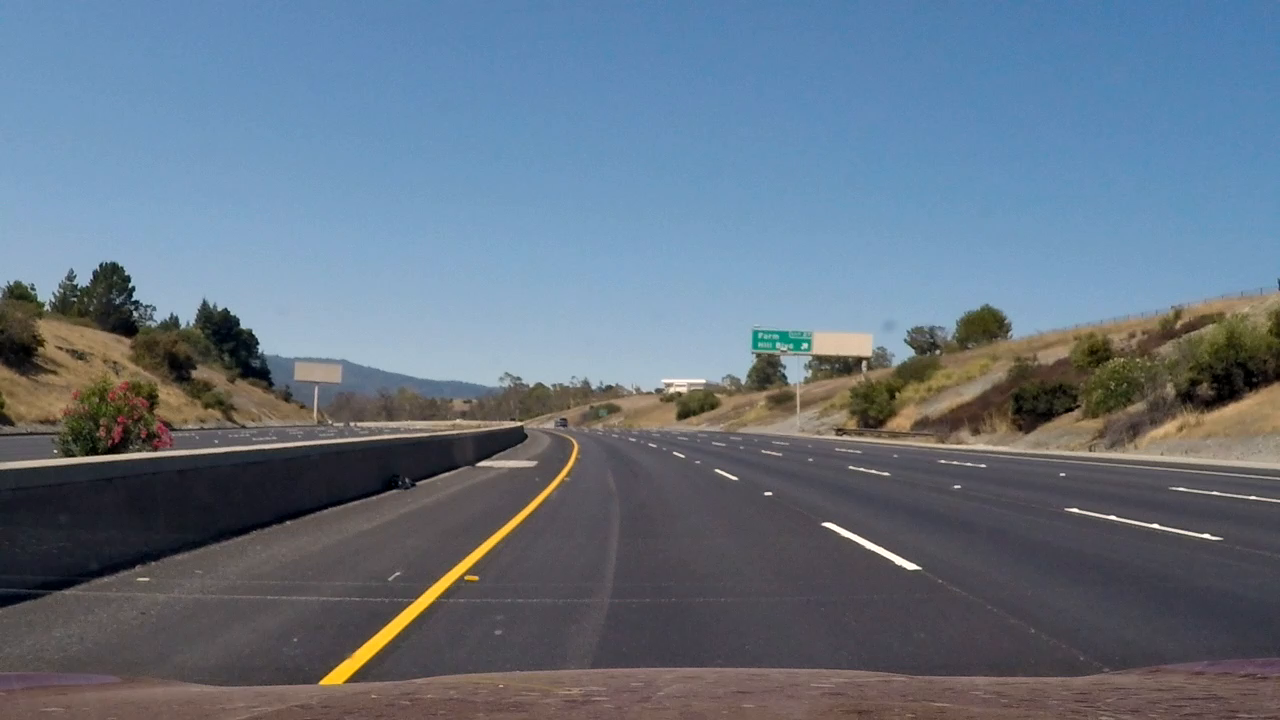
#> input picture heatmap_images/0.0.png, 1280 x 720 px; its folder holds only this picture in this run
$ python -i helpers.py   (imports and definitions only)   (older library calls are emulated)
#> lines starting #> are read from the running program, lines starting #| are printed output that depends on the picture; after the words box and inside, x2 and y2 are one past the last pixel; in counts of white or black regions, pixels touching at a corner belong together
import glob
import cv2
import numpy as np
import matplotlib.pyplot as plt
import math


# [83 lines left out: functions get_calibration_matrix, undistort, dir_threshold, mag_thresh, not called in this run]


def threshold(img, color=False, mag_dir_thresh=False):
    """Threshhold image on saturation channel and
    using magnitude gradient"""
#> called with color = False, mag_dir_thresh = False
    img = np.copy(img)

    # Convert to HLS color space and separate the V channel
    hls = cv2.cvtColor(img, cv2.COLOR_RGB2HLS).astype(np.float)
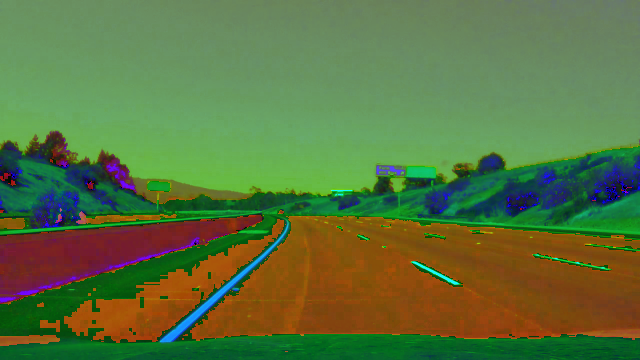
#> hls: shape (720, 1280, 3) float64 (shown at 1/2 size); mean R, G, B 90.8, 115.2, 62.9


    ## White Color
    lower_white = np.array([0,210,0], dtype=np.uint8)
    upper_white = np.array([255,255,255], dtype=np.uint8)
    white_mask = cv2.inRange(hls, lower_white, upper_white)
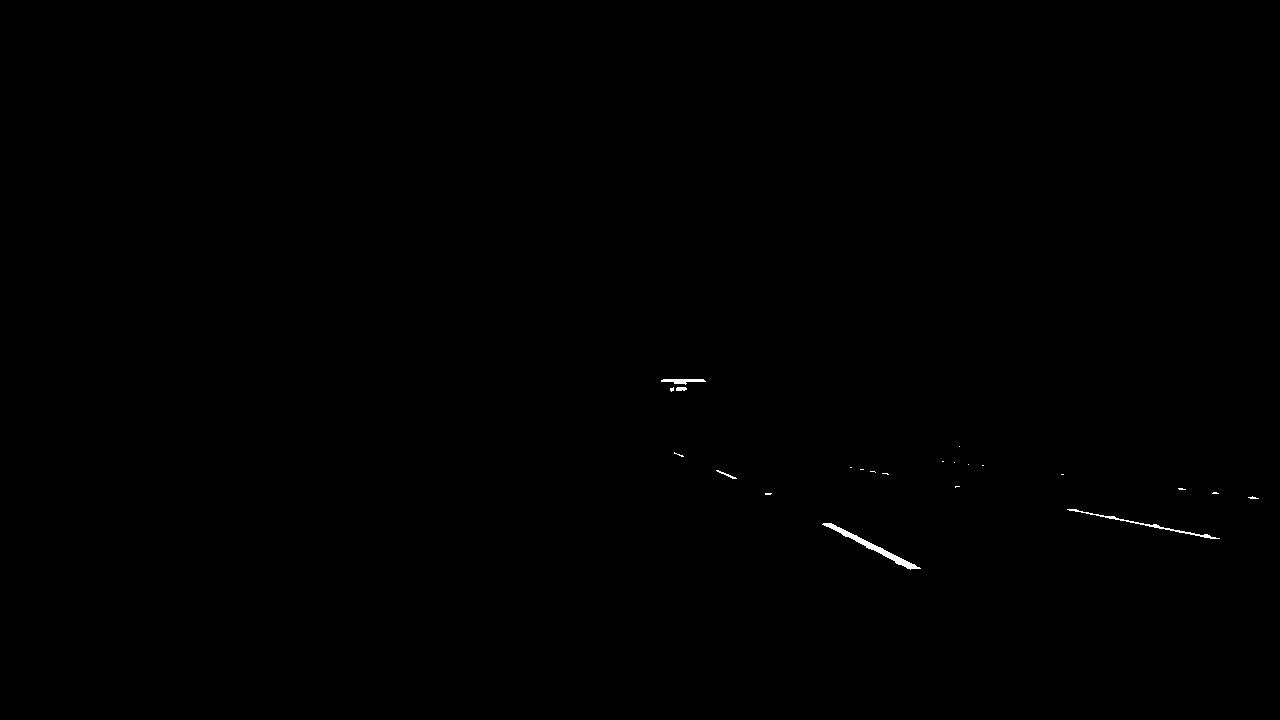
#> white_mask: shape (720, 1280); 0.13% white; 22 white regions (17 under 20 px), largest, box (x1, y1, x2, y2) and area: (822, 523, 921, 570) 574, (1067, 509, 1220, 539) 313, (661, 379, 706, 385) 156, (716, 470, 737, 479) 43, (676, 387, 687, 391) 39

    ## Yellow Color
    lower_yellow = np.array([18,0,100], dtype=np.uint8)
    upper_yellow = np.array([30,220,255], dtype=np.uint8)
    yellow_mask = cv2.inRange(hls, lower_yellow, upper_yellow)
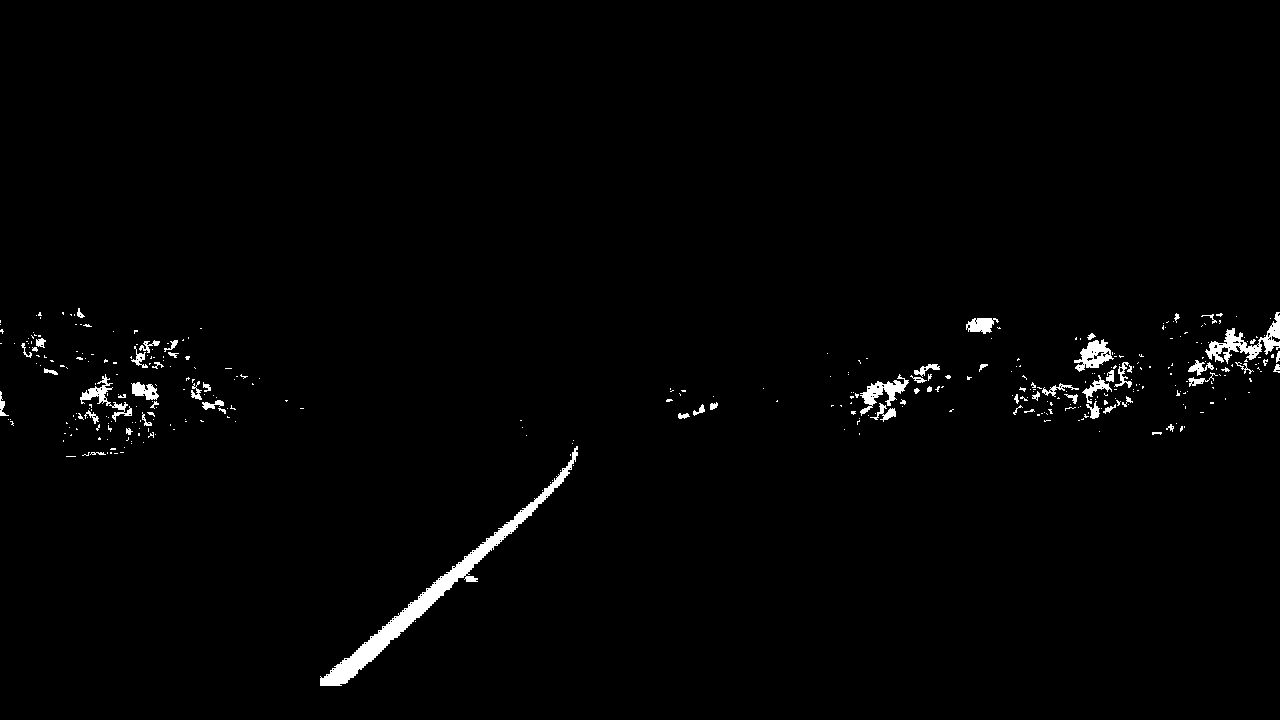
#> yellow_mask: shape (720, 1280); 1.4% white; 371 white regions (307 under 20 px), largest, box (x1, y1, x2, y2) and area: (320, 446, 578, 686) 4423, (1205, 312, 1280, 364) 1159, (860, 374, 909, 416) 674

    combined_binary = np.zeros_like(white_mask)

    # Dir Mag Threshold
    if mag_dir_thresh:
        dir_mask = dir_threshold(img)
        mag_mask = mag_thresh(img)
        combined_binary[((dir_mask == 1) & (mag_mask == 1))] = 255

    if color:
        return np.dstack((white_mask, yellow_mask, combined_binary))

    else:
        combined_binary[((white_mask == 255) | (yellow_mask == 255))] = 255
        combined_binary[(combined_binary == 255)] = 1
        return combined_binary

>>> import cv2
>>> picture = cv2.cvtColor(cv2.imread('heatmap_images/0.0.png'), cv2.COLOR_BGR2RGB)
>>> result = threshold(picture)
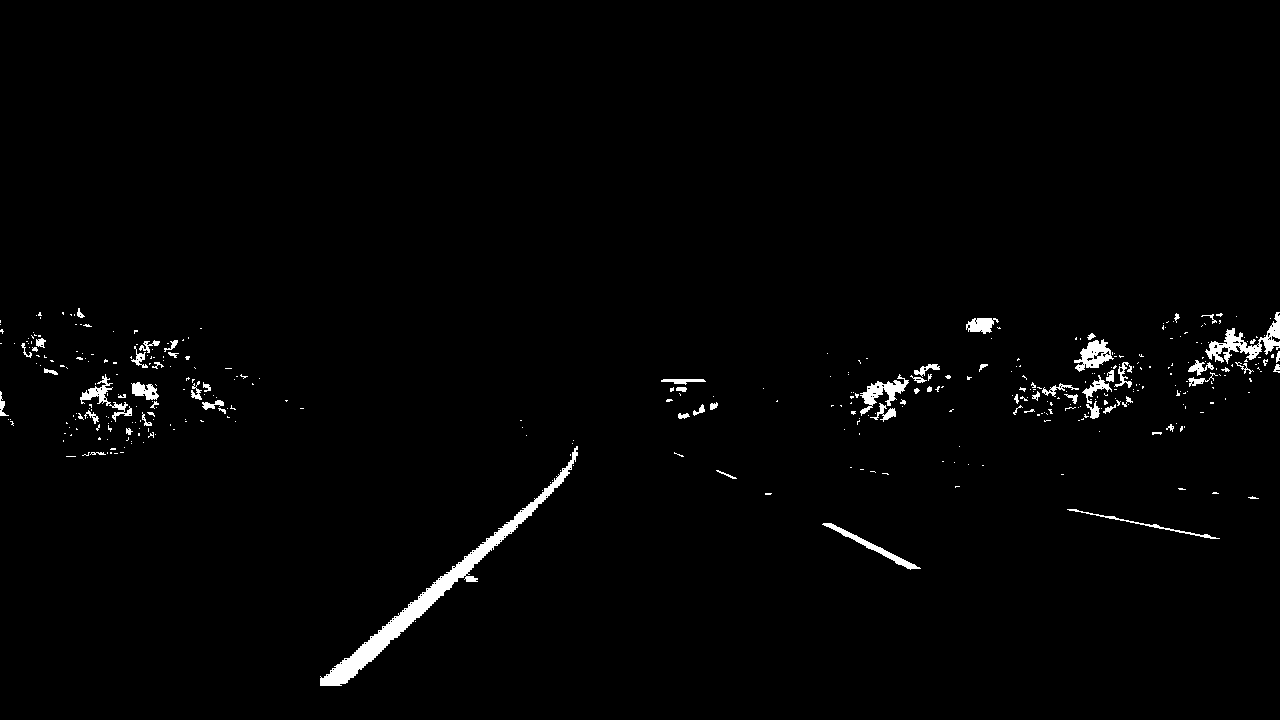
#> result: shape (720, 1280); values 0 (black) and 1 (white), 1.5% white; 390 white regions (321 under 20 px), largest, box (x1, y1, x2, y2) and area: (320, 446, 578, 686) 4423, (1205, 312, 1280, 364) 1159, (860, 374, 909, 416) 674

$ run again, on heatmap_images/10.0.png
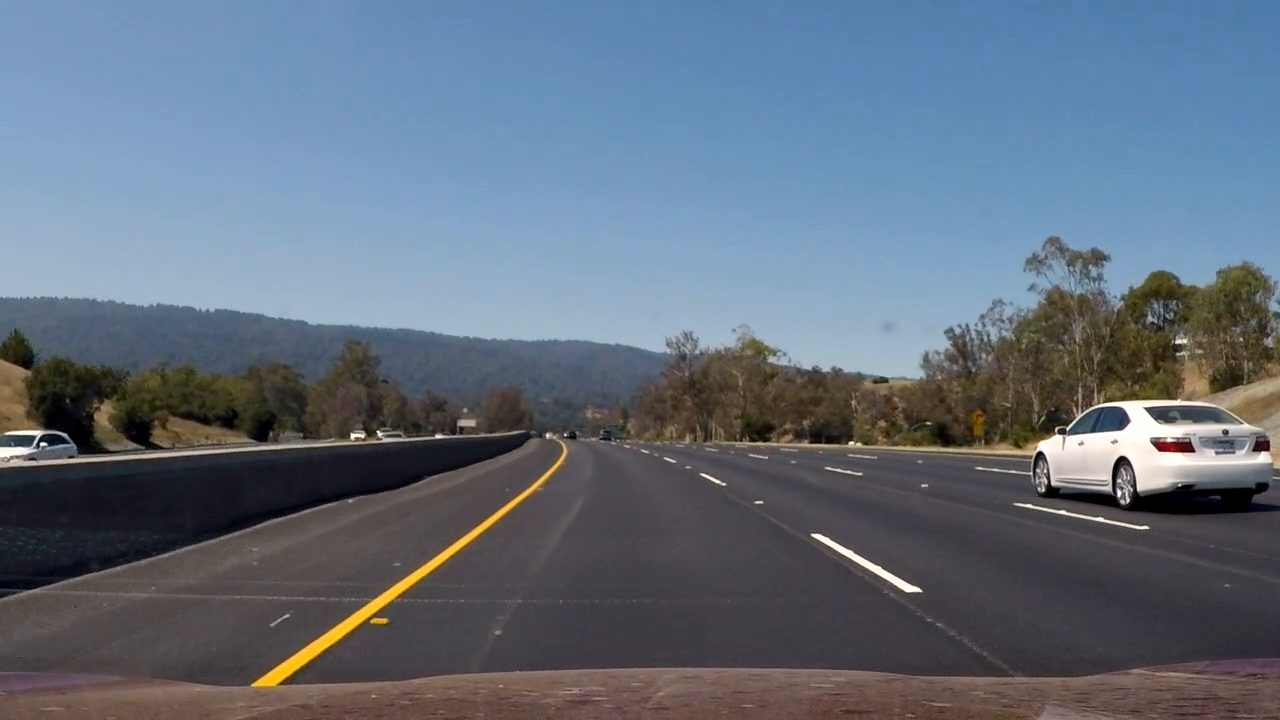
#> input picture heatmap_images/10.0.png, 1280 x 720 px
#> in threshold, `white_mask = cv2.inRange(hls, lower_white, upper_white)`:
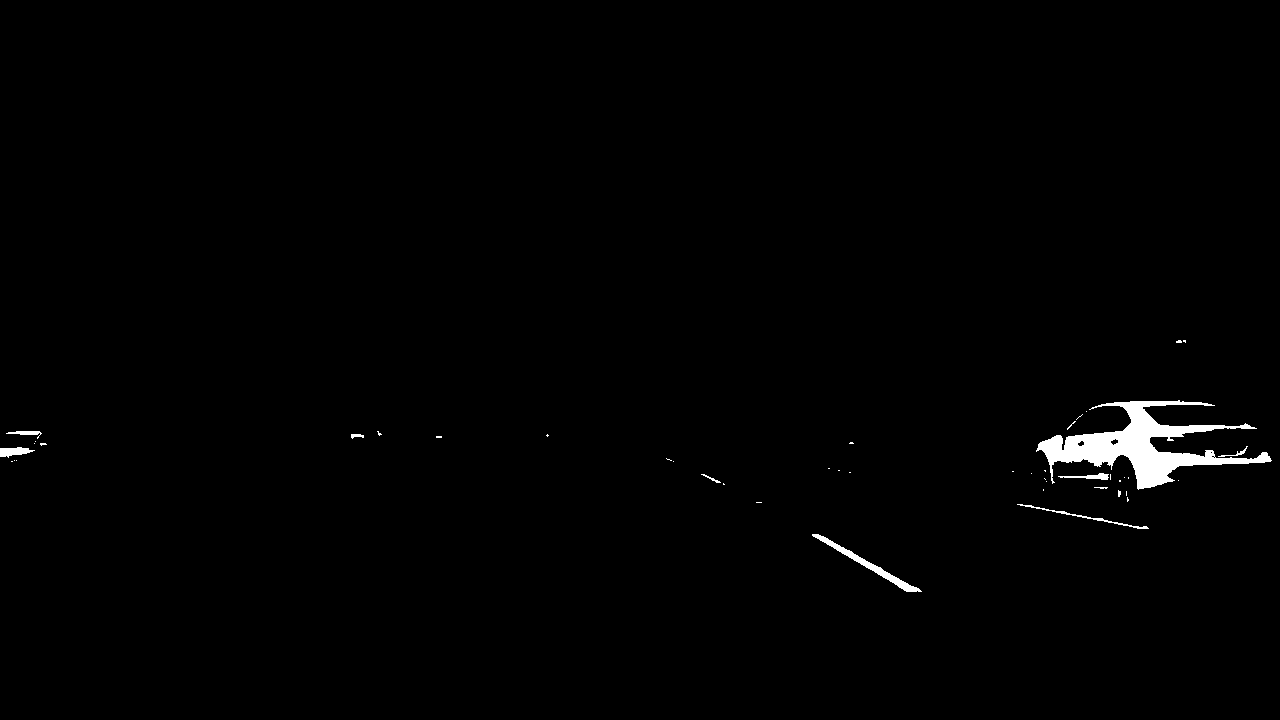
#> white_mask: shape (720, 1280); 0.94% white; 46 white regions (36 under 20 px), largest, box (x1, y1, x2, y2) and area: (1036, 400, 1272, 490) 6808, (812, 534, 922, 592) 730, (1017, 504, 1149, 529) 258
#> yellow_mask: shape (720, 1280); 1.5% white; 441 white regions (379 under 20 px), largest, box (x1, y1, x2, y2) and area: (252, 447, 566, 688) 4733, (1114, 330, 1169, 370) 829, (958, 406, 990, 443) 623
#> `result = threshold(picture)`:
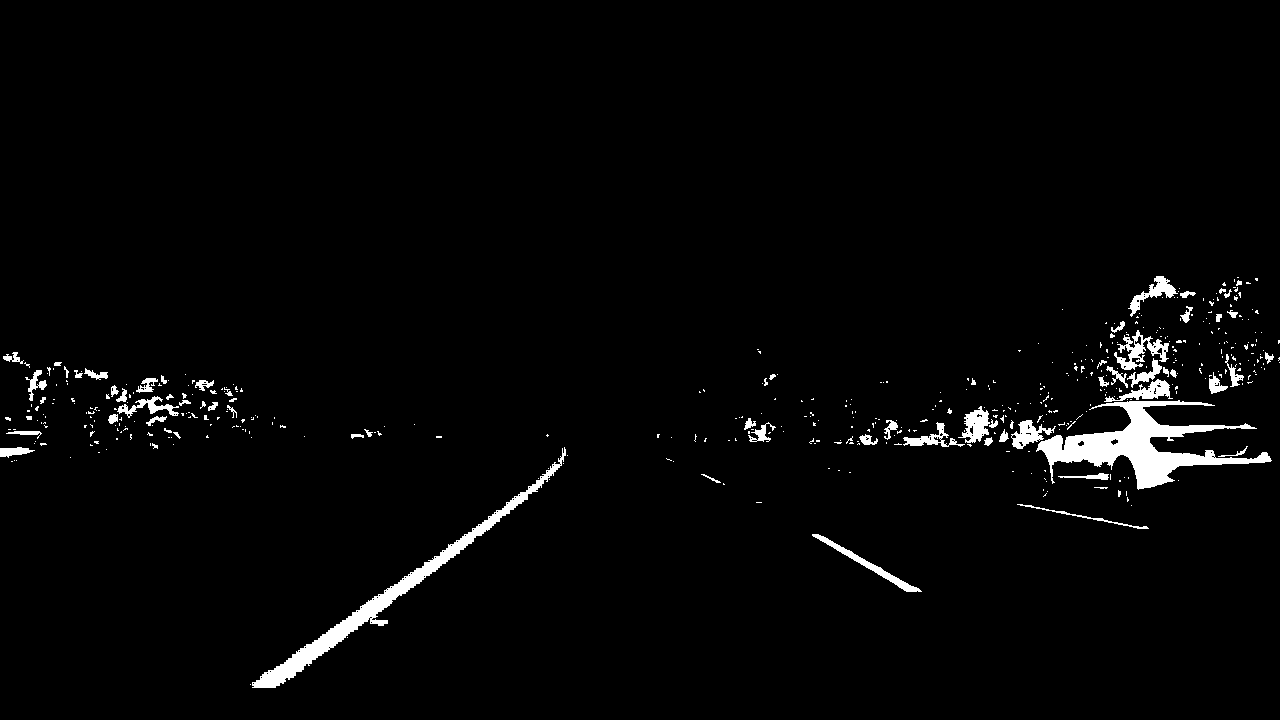
#> result: shape (720, 1280); values 0 (black) and 1 (white), 2.5% white; 477 white regions (405 under 20 px), largest, box (x1, y1, x2, y2) and area: (1036, 400, 1272, 490) 6811, (252, 447, 566, 688) 4733, (1114, 330, 1169, 370) 829

$ run again, on heatmap_images/30.0.png
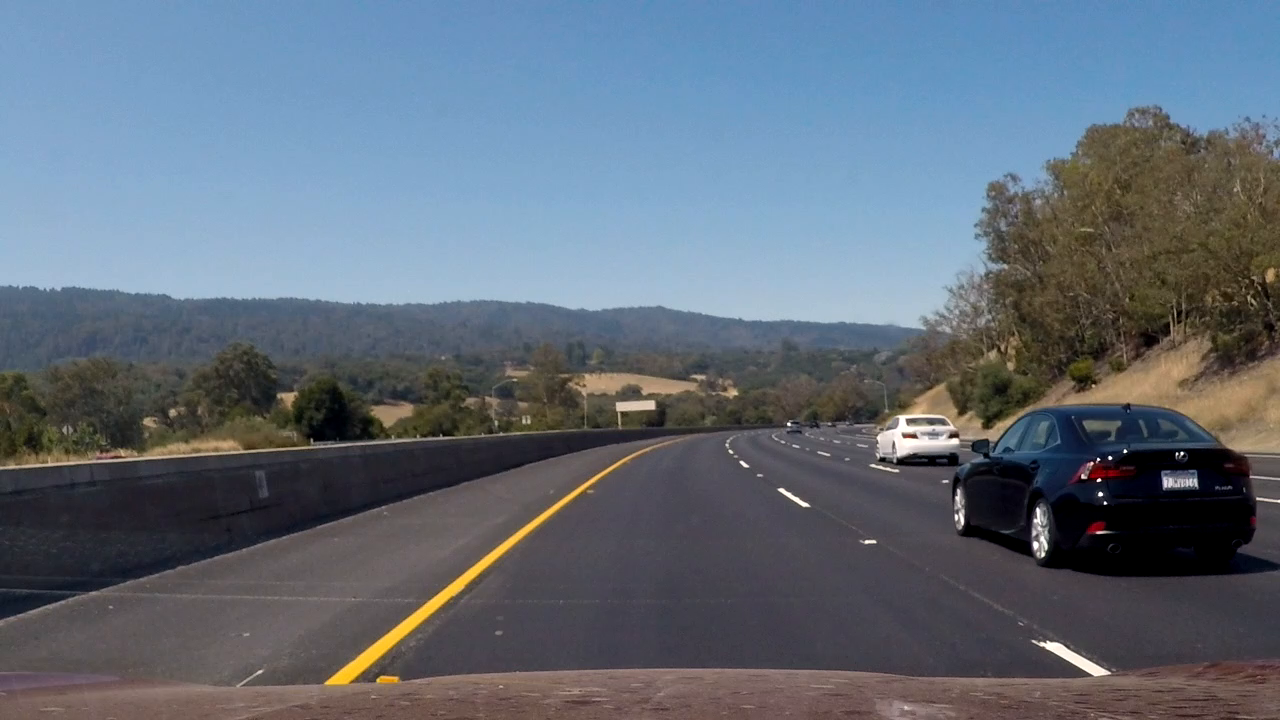
#> input picture heatmap_images/30.0.png, 1280 x 720 px
#> in threshold, `white_mask = cv2.inRange(hls, lower_white, upper_white)`:
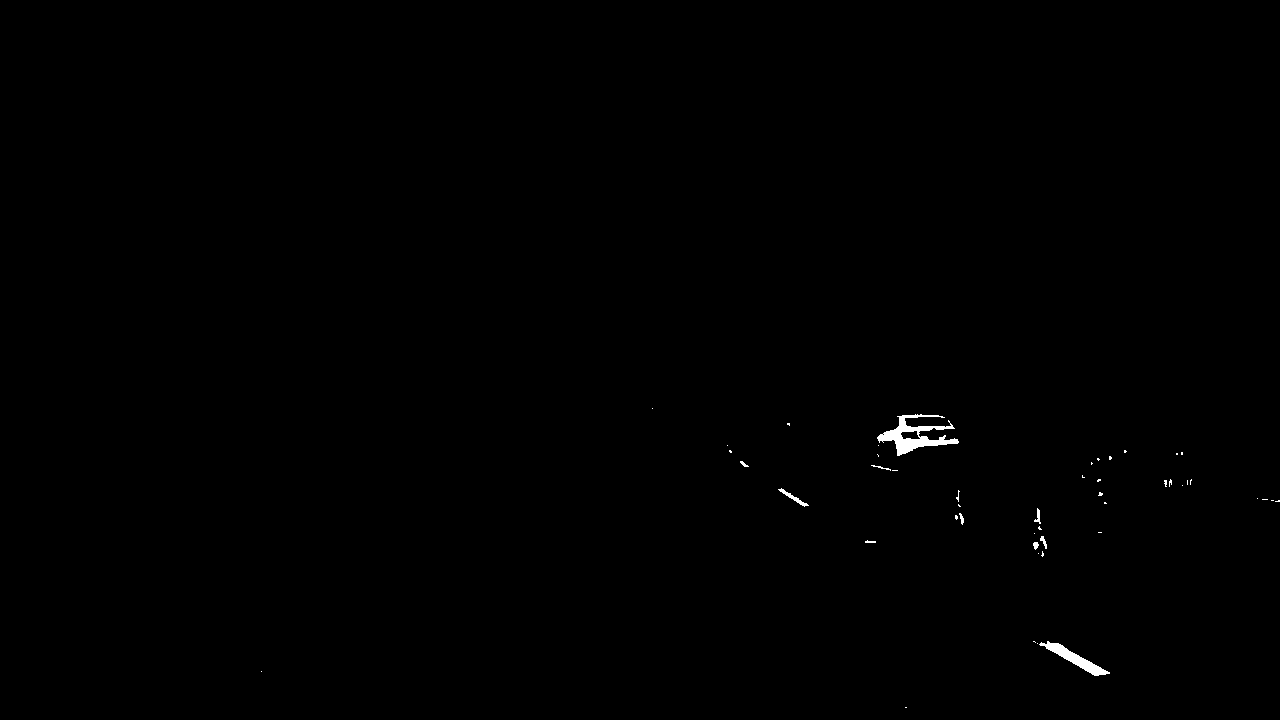
#> white_mask: shape (720, 1280); 0.27% white; 48 white regions (38 under 20 px), largest, box (x1, y1, x2, y2) and area: (877, 414, 959, 456) 1235, (1039, 641, 1110, 676) 642, (778, 488, 809, 507) 118
#> yellow_mask: shape (720, 1280); 0.97% white; 540 white regions (490 under 20 px), largest, box (x1, y1, x2, y2) and area: (324, 460, 624, 686) 4082, (1068, 358, 1094, 384) 428, (1237, 252, 1259, 282) 161
#> `result = threshold(picture)`:
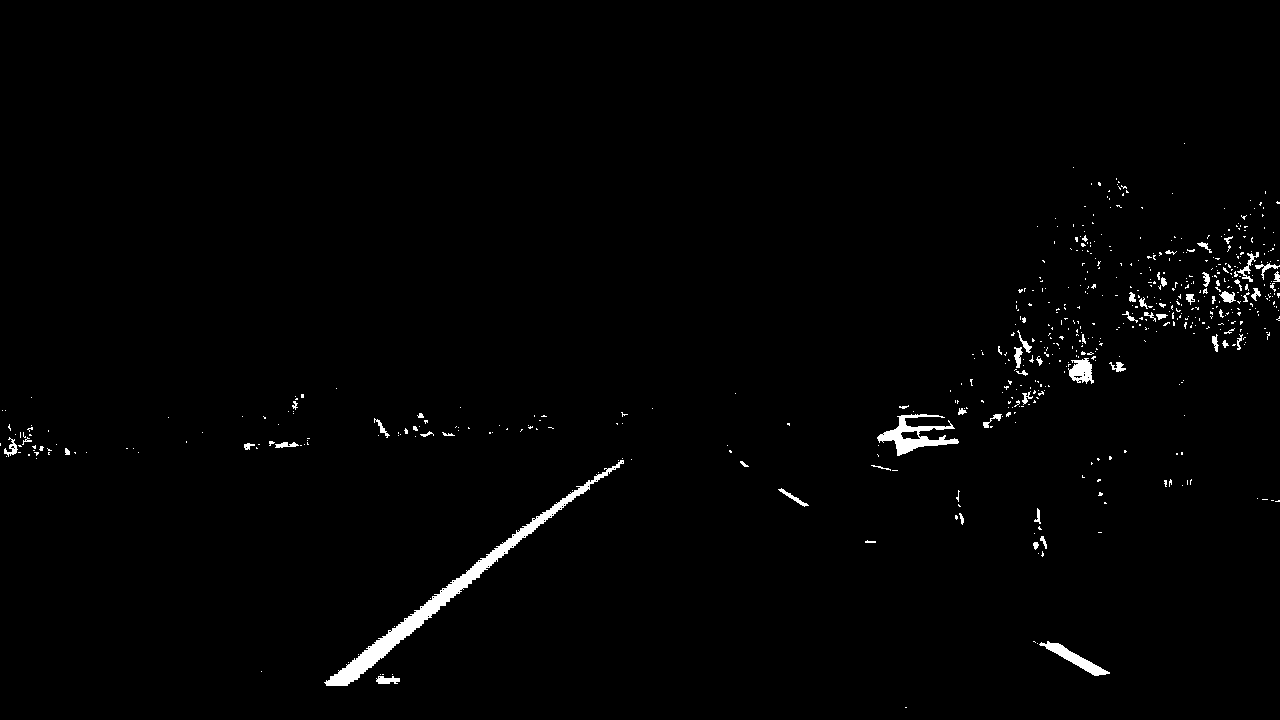
#> result: shape (720, 1280); values 0 (black) and 1 (white), 1.2% white; 583 white regions (523 under 20 px), largest, box (x1, y1, x2, y2) and area: (324, 460, 624, 686) 4082, (877, 414, 959, 456) 1242, (1039, 641, 1110, 676) 642
